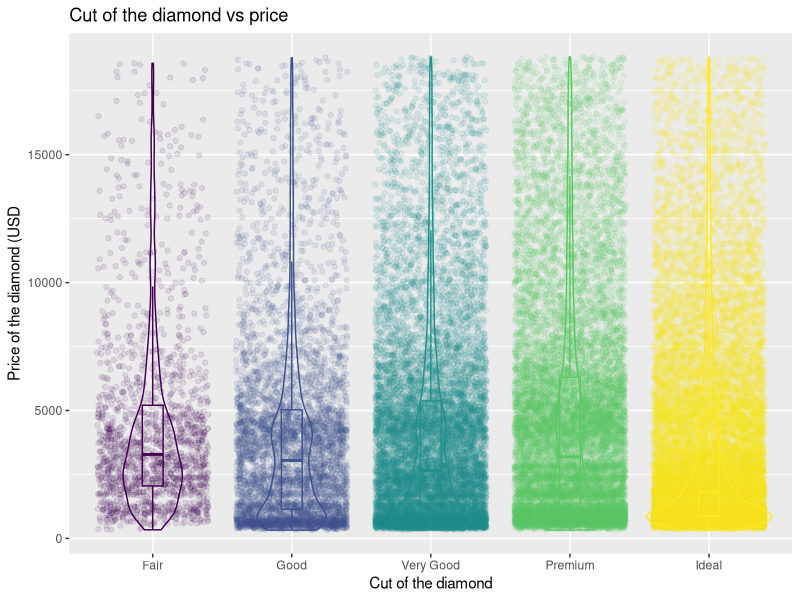

This chart was generated by the following R code:
# Combining both boxplot and violin plots in one.

library(tidyverse)
diamonds_df <- diamonds

diamonds_df %>% 
  ggplot(aes(x = cut, y = price, color = cut)) +
  geom_point(position = "jitter", alpha = 0.1)+
  geom_boxplot(alpha = 0, width = 0.15) +
  geom_violin(alpha = 0) +
  theme(legend.position = "none") +
  labs(x = "Cut of the diamond",
       y = "Price of the diamond (USD",
       title = "Cut of the diamond vs price")
